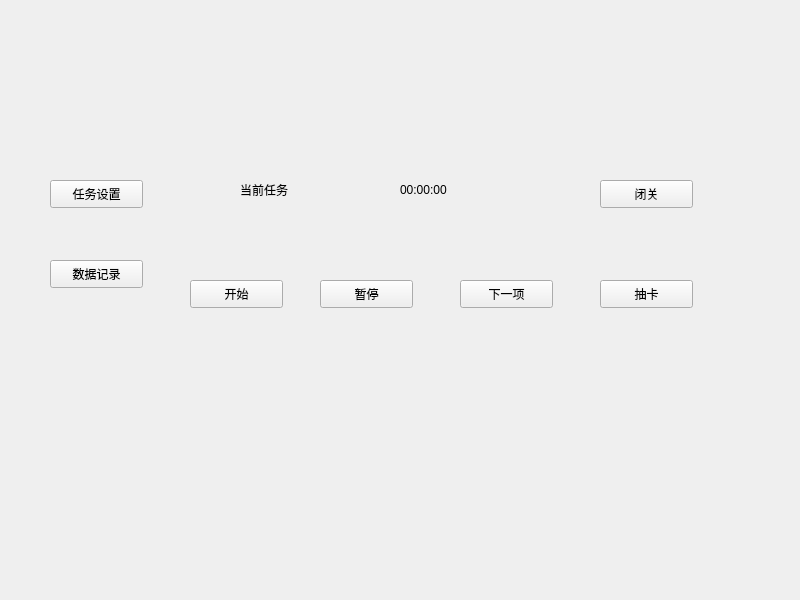
<?xml version="1.0" encoding="UTF-8"?>
<ui version="4.0">
 <class>mainWindow</class>
 <widget class="QWidget" name="mainWindow">
  <property name="geometry">
   <rect>
    <x>0</x>
    <y>0</y>
    <width>800</width>
    <height>600</height>
   </rect>
  </property>
  <property name="windowTitle">
   <string>mainWindow</string>
  </property>
  <widget class="QLabel" name="workDisplayLbl">
   <property name="geometry">
    <rect>
     <x>240</x>
     <y>180</y>
     <width>69</width>
     <height>19</height>
    </rect>
   </property>
   <property name="text">
    <string>当前任务</string>
   </property>
  </widget>
  <widget class="QLabel" name="timeDisplayLbl">
   <property name="geometry">
    <rect>
     <x>400</x>
     <y>180</y>
     <width>69</width>
     <height>19</height>
    </rect>
   </property>
   <property name="text">
    <string>00:00:00</string>
   </property>
  </widget>
  <widget class="QPushButton" name="workStartBtn">
   <property name="geometry">
    <rect>
     <x>190</x>
     <y>280</y>
     <width>93</width>
     <height>28</height>
    </rect>
   </property>
   <property name="text">
    <string>开始</string>
   </property>
  </widget>
  <widget class="QPushButton" name="workStopBtn">
   <property name="geometry">
    <rect>
     <x>320</x>
     <y>280</y>
     <width>93</width>
     <height>28</height>
    </rect>
   </property>
   <property name="text">
    <string>暂停</string>
   </property>
  </widget>
  <widget class="QPushButton" name="workPassBtn">
   <property name="geometry">
    <rect>
     <x>460</x>
     <y>280</y>
     <width>93</width>
     <height>28</height>
    </rect>
   </property>
   <property name="text">
    <string>下一项</string>
   </property>
  </widget>
  <widget class="QPushButton" name="workListSettingBtn">
   <property name="geometry">
    <rect>
     <x>50</x>
     <y>180</y>
     <width>93</width>
     <height>28</height>
    </rect>
   </property>
   <property name="text">
    <string>任务设置</string>
   </property>
  </widget>
  <widget class="QPushButton" name="historicalDataBtn">
   <property name="geometry">
    <rect>
     <x>50</x>
     <y>260</y>
     <width>93</width>
     <height>28</height>
    </rect>
   </property>
   <property name="text">
    <string>数据记录</string>
   </property>
  </widget>
  <widget class="QPushButton" name="lockBtn">
   <property name="geometry">
    <rect>
     <x>600</x>
     <y>180</y>
     <width>93</width>
     <height>28</height>
    </rect>
   </property>
   <property name="text">
    <string>闭关</string>
   </property>
  </widget>
  <widget class="QPushButton" name="rewardBtn">
   <property name="geometry">
    <rect>
     <x>600</x>
     <y>280</y>
     <width>93</width>
     <height>28</height>
    </rect>
   </property>
   <property name="text">
    <string>抽卡</string>
   </property>
  </widget>
 </widget>
 <resources/>
 <connections/>
</ui>
